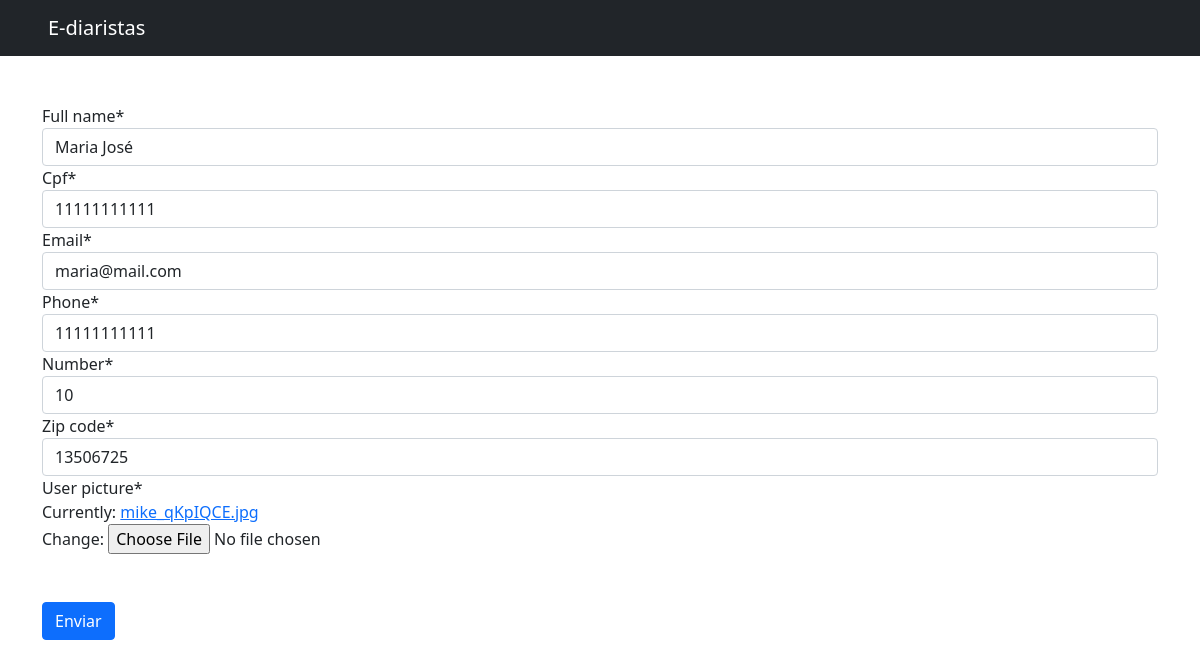
Page /web-admin/editar-diaristas/1 on the earlier database version.
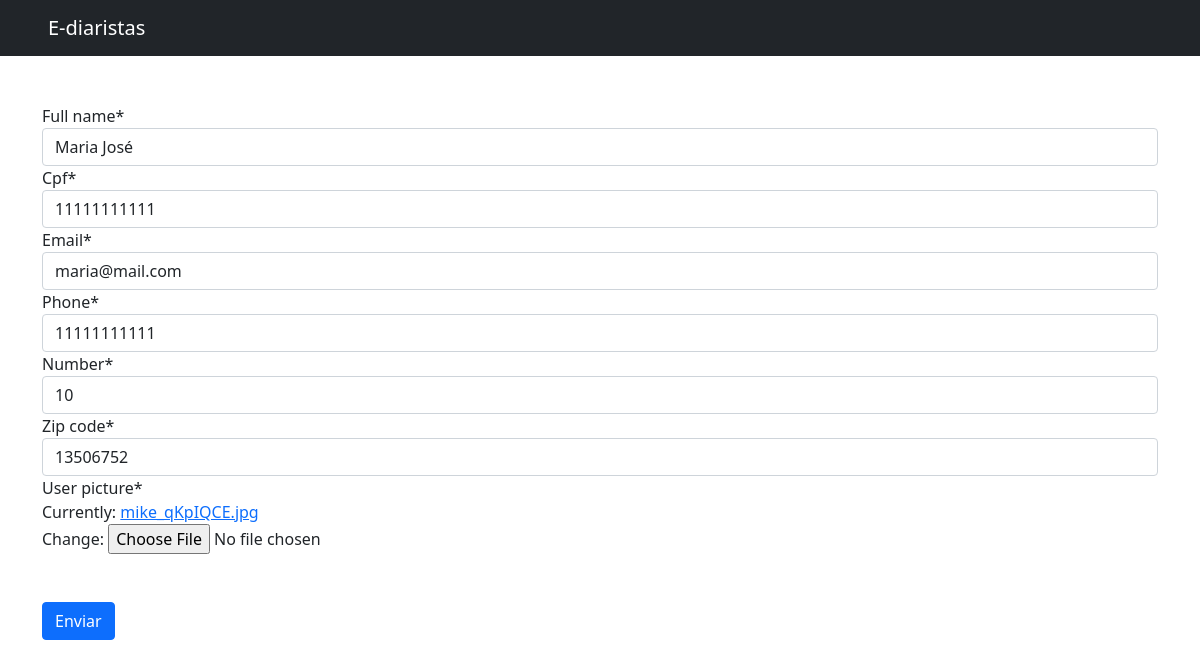
Same page on the later database version.
### web_admin/models.py (models this page shows)
class Professionals(models.Model):
  full_name = models.CharField(max_length=100, null=False, blank=False)
  cpf = models.CharField(max_length=11, null=False, blank=False, unique=True)
  email = models.EmailField(null=False, blank=False, unique=True)
  phone = models.CharField(max_length=11, null=False, blank=False)
  address = models.CharField(max_length=60, null=False, blank=False)
  number = models.IntegerField(null=False, blank=False)
  county = models.CharField(max_length=30, null=False, blank=False)
  complement = models.CharField(max_length=100, null=False, blank=True)
  zip_code = models.CharField(max_length=8, null=False, blank=False)
  state = models.CharField(max_length=2, null=False, blank=False)
  city = models.CharField(max_length=30, null=False, blank=False)
  ibge_code = models.IntegerField(null=False, blank=False)
  user_picture = models.ImageField(null=False)

### web_admin/views.py (the view)
# urls.py: path('editar-diaristas/<int:id>', update_professionals, name="update_professionals"),
def update_professionals(request, id):
  professional = Professionals.objects.get(id=id)
  if request.method == 'POST':
    form = professionals_form.ProfessionalsForm(request.POST or None, request.FILES, instance=professional)
    if form.is_valid():
        form.save()
        return redirect("get_professionals")
  else:
    form = professionals_form.ProfessionalsForm(instance=professional)
  return render(request, 'professionals_form.html', {'professionals_form': form})

### web_admin/forms/professionals_form.py (shortened to what this page needs)
class ProfessionalsForm(forms.ModelForm):
  cpf = forms.CharField(widget=forms.TextInput(attrs={'data-mask': '000.000.000-00'}))
  zip_code = forms.CharField(widget=forms.TextInput(attrs={'data-mask': '00.000-000'}))
  phone = forms.CharField(widget=forms.TextInput(attrs={'data-mask': '(00) 00000-0000'}))
  class Meta:
    model = Professionals
    exclude = {"address", "complement", "county", "state", "city", "ibge_code",}

### web_admin/templates/professionals_form.html (shortened to what this page needs)
{% extends 'base.html' %} {% load crispy_forms_tags %} {% block content %}
<form method="post" enctype="multipart/form-data">
  {{professionals_form|crispy}}
  <button type="submit" class="btn btn-primary my-5">Enviar</button>
</form>
{% endblock content %}

Differences in the rows shown:
changed Professionals "Maria José": zip_code "13506725" → "13506752"
